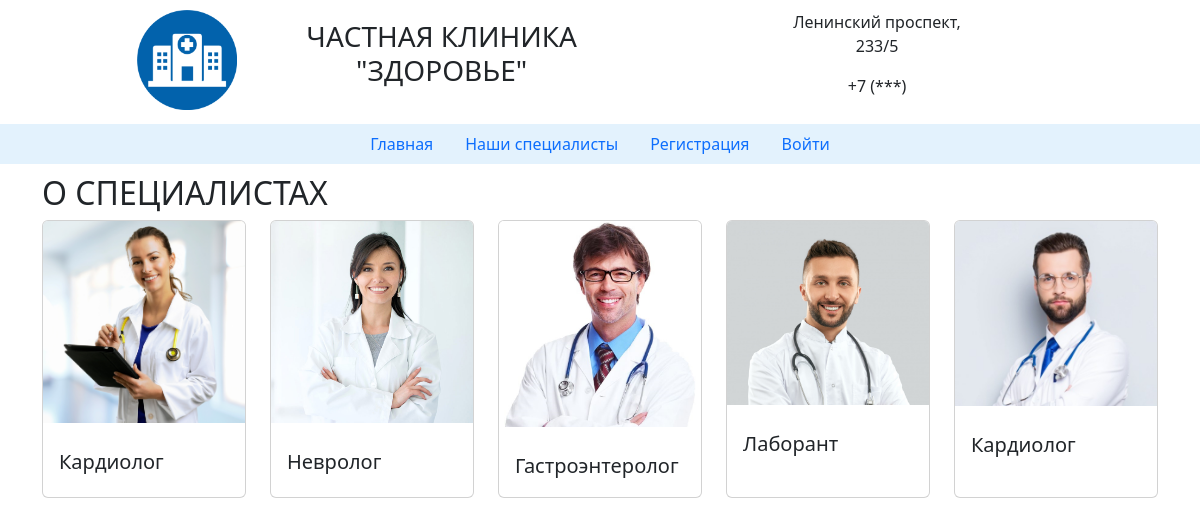
The app's page /clinic/specialist.php, older data.
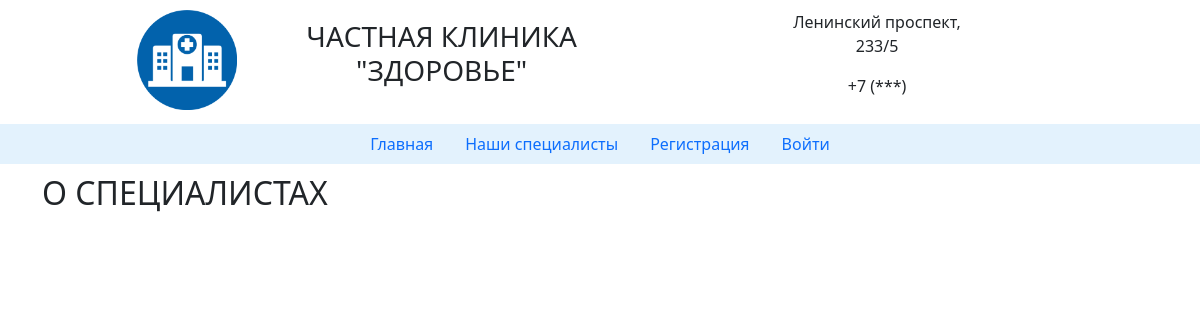
The same page, newer data.
### tables this page shows
CREATE TABLE `vrach` (
  `id_vrach` int(11) NOT NULL,
  `id_user` int(11) NOT NULL,
  `img` varchar(20) NOT NULL,
  `id_spec` int(11) NOT NULL,
  `id_usluga` int(11) NOT NULL
);

CREATE TABLE `spec` (
  `id_spec` int(11) NOT NULL,
  `name_spec` varchar(50) NOT NULL
);

### clinic/specialist.php (the view)
<?php
include 'temp/head.php';
include 'temp/database.php';
include 'temp/nav.php';
?>
<main>
<div class="container">
    <div class="row">
 <h2 class="name">О СПЕЦИАЛИСТАХ</h2>
 <section id="vrach">
    <div class="row">
        <div class="col-lg-12">
            <div class="row row-cols-1  row-cols-md-5 g-4">
                <?php
                $sql = "SELECT * FROM vrach, spec WHERE vrach.id_spec=spec.id_spec";
                $result = $mysqli->query($sql);
                foreach ($result as $row)  {
                    echo '<div class="col">
    <div class="card h-100">
      <img src="img/'.$row['img'].'" class="card-img-top" alt="...">
      <div class="card-body">
        <h5 class="card-title">'.$row['fio'].'</h5>
        <p class="card-text">'.$row['name_spec'].'</p>
      </div>
    </div>
  </div>';
                }
                ?>
           </div>
        </div>
    </div>
</section>
</div>
</div>
</main>

Row changes from the older to the newer data that the page shows:
removed vrach: img (picture), id_spec.name_spec "Кардиолог"
removed vrach: img (picture), id_spec.name_spec "Невролог"
removed vrach: img (picture), id_spec.name_spec "Гастроэнтеролог"
removed vrach: img (picture), id_spec.name_spec "Лаборант"
removed vrach: img (picture), id_spec.name_spec "Кардиолог"
